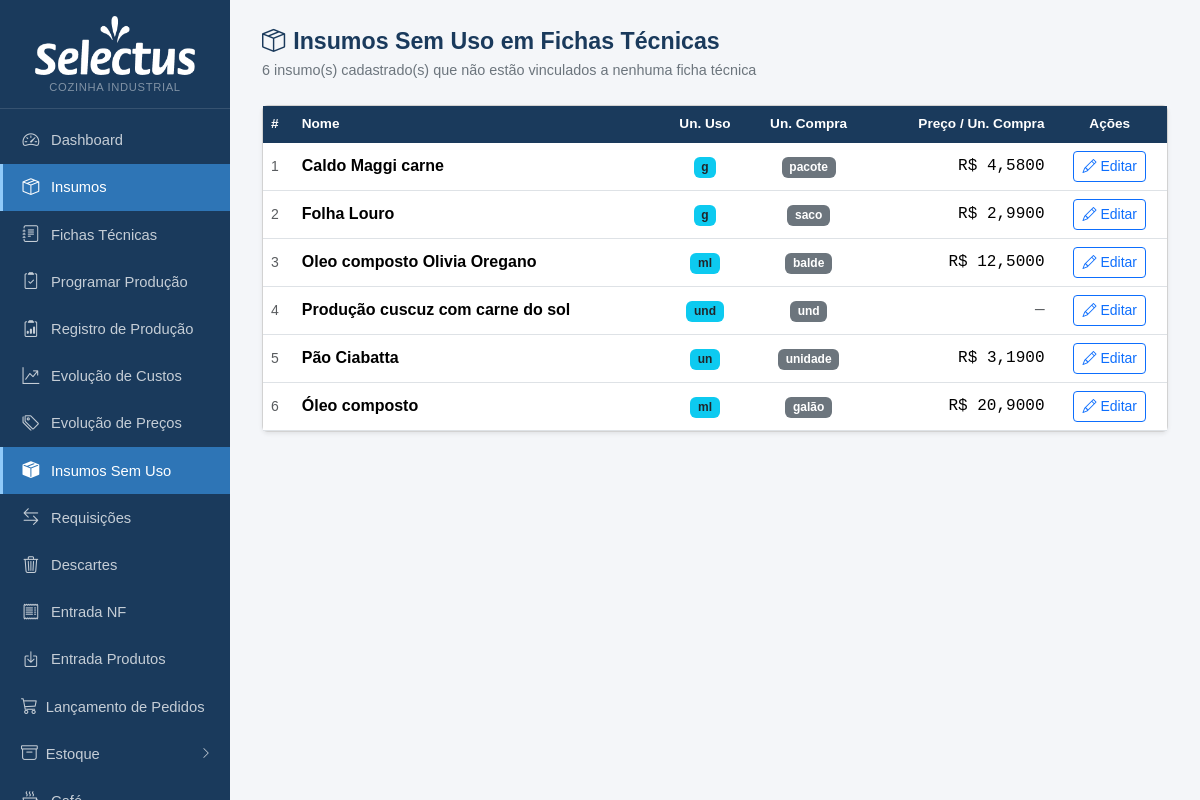
/insumos/sem-uso, run on an earlier commit of the app's database.
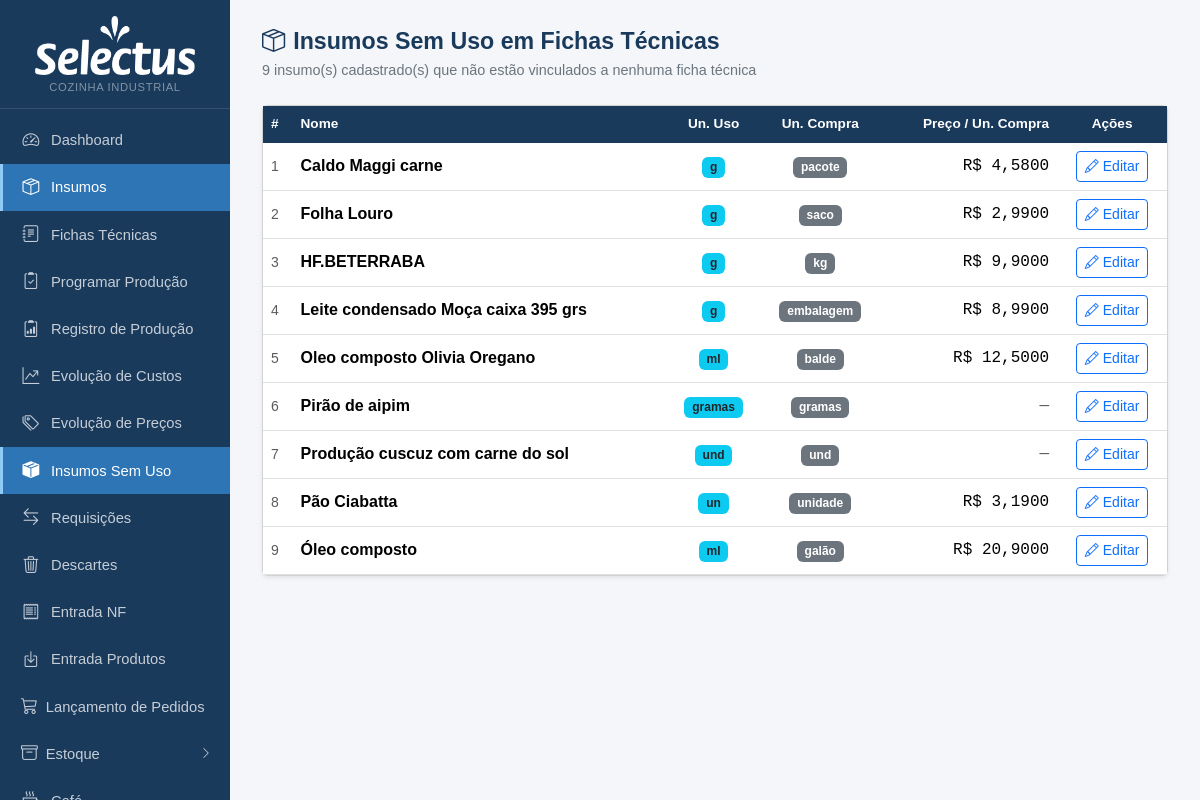
And on a later commit of the database.
### tables this page shows
CREATE TABLE insumos (
            id INTEGER PRIMARY KEY AUTOINCREMENT,
            nome TEXT NOT NULL,
            unidade_compra TEXT NOT NULL,
            preco_compra REAL,
            unidade_uso TEXT NOT NULL,
            fator_conversao REAL NOT NULL DEFAULT 1
        , qtd_por_embalagem REAL, unid_embalagem TEXT, produto_vinculado_id INTEGER, estoque_atual REAL DEFAULT 0, estoque_minimo REAL DEFAULT 0, status_revisao_custo TEXT DEFAULT 'nao_revisado', data_revisao_custo TEXT, fornecedor TEXT, aproveitamento REAL NOT NULL DEFAULT 100, status_revisao_nome TEXT DEFAULT 'nao_revisado', observacao TEXT, estoque_central REAL DEFAULT 0, status_revisao_fp TEXT DEFAULT "nao_revisado", categoria TEXT, ep_fornecedor_id INTEGER REFERENCES ep_fornecedores(id), cat1 TEXT);

### app.py (the view)
@app.route('/insumos/sem-uso')
def insumos_sem_uso():
    db = get_db()
    rows = db.execute('''
        SELECT i.* FROM insumos i
        WHERE i.id NOT IN (SELECT DISTINCT insumo_id FROM ficha_tecnica)
        ORDER BY i.nome
    ''').fetchall()
    db.close()
    return render_template('insumos_sem_uso.html', insumos=rows)

### app.py (called while the page is built)
def get_db():
    c = sqlite3.connect(DB)
    c.row_factory = sqlite3.Row
    c.execute("PRAGMA foreign_keys = ON")
    return c

def count_alertas():
    try:
        db = get_db()
        n = db.execute('''SELECT COUNT(*) FROM insumos
                          WHERE estoque_minimo > 0 AND COALESCE(estoque_atual,0) < estoque_minimo''').fetchone()[0]
        db.close()
        return n
    except:
        return 0

@app.context_processor
def inject_alertas():
    try:
        db = get_db()
        n_ped = db.execute("SELECT COUNT(*) FROM pedidos WHERE status='aberto'").fetchone()[0]
        db.close()
    except Exception:
        n_ped = 0
    return dict(n_alertas=count_alertas(), n_pedidos_abertos=n_ped)

### financeiro.py (called while the page is built)
@bp.app_context_processor
def _ctx():
    try:
        u = _user() if request.endpoint and request.endpoint.startswith('fin.') else None
    except Exception:
        u = None
    return dict(fin_user=u, fin_pode=lambda p: _pode(u, p))

### templates/insumos_sem_uso.html (shortened to what this page needs)
{% extends "base.html" %}
{% block content %}
<div class="page-header">
  <h1><i class="bi bi-box-seam me-2"></i>Insumos Sem Uso em Fichas Técnicas</h1>
  <p>{{ insumos|length }} insumo(s) cadastrado(s) que não estão vinculados a nenhuma ficha técnica</p>
</div>
{% if not insumos %}
<div class="text-center py-5 text-muted">
  <i class="bi bi-check-circle" style="font-size:2.5rem;color:#198754"></i>
  <p class="mt-2 fw-semibold">Todos os insumos estão sendo utilizados em pelo menos uma ficha técnica.</p>
</div>
{% else %}
<div class="card shadow-sm">
  <div class="card-body p-0">
    <table class="table table-hover mb-0 align-middle">
      <thead>
        <tr>
          <th>#</th>
          <th>Nome</th>
          <th class="text-center">Un. Uso</th>
          <th class="text-center">Un. Compra</th>
          <th class="text-end">Preço / Un. Compra</th>
          <th class="text-center">Ações</th>
        </tr>
      </thead>
      <tbody>
        {% for ins in insumos %}
        <tr>
          <td class="text-muted small">{{ loop.index }}</td>
          <td class="fw-semibold">{{ ins.nome }}</td>
          <td class="text-center"><span class="badge bg-info text-dark">{{ ins.unidade_uso }}</span></td>
          <td class="text-center"><span class="badge bg-secondary">{{ ins.unidade_compra }}</span></td>
          <td class="text-end font-monospace">
            {% if ins.preco_compra %}
              R$ {{ '%.4f'|format(ins.preco_compra)|replace('.',',') }}
            {% else %}
              <span class="text-muted">—</span>
            {% endif %}
          </td>
          <td class="text-center">
            <a href="{{ url_for('insumo_editar', id=ins.id) }}" class="btn btn-sm btn-outline-primary">
              <i class="bi bi-pencil me-1"></i>Editar
            </a>
          </td>
        </tr>
        {% endfor %}
      </tbody>
    </table>
  </div>
</div>
{% endif %}
{% endblock %}

### templates/base.html (shortened to what this page needs)
<!DOCTYPE html>
<html lang="pt-BR">
<head>
  <link href="https://cdn.jsdelivr.net/npm/bootstrap@5.3.3/dist/css/bootstrap.min.css" rel="stylesheet">
  <link href="https://cdn.jsdelivr.net/npm/bootstrap-icons@1.11.3/font/bootstrap-icons.min.css" rel="stylesheet">
</head>
<body>
<div id="sidebar">
  <div class="brand text-center" style="padding:16px 12px 12px">
    <img src="{{ url_for('static', filename='logo.png') }}" alt="Mercado Selectus"
         style="max-width:160px;width:100%;filter:brightness(0) invert(1)">
    <span style="font-size:.7rem;color:rgba(255,255,255,.45);display:block;margin-top:4px;letter-spacing:.06em;text-transform:uppercase">Cozinha Industrial</span>
  </div>
  <nav class="mt-2">
    <a href="{{ url_for('index') }}" class="{{ 'active' if request.endpoint == 'index' }}">
      <i class="bi bi-speedometer2"></i> Dashboard
    </a>
    <a href="{{ url_for('insumos_lista') }}" class="{{ 'active' if 'insumo' in request.endpoint }}">
      <i class="bi bi-box-seam"></i> Insumos
    </a>
    <a href="{{ url_for('fichas_lista') }}" class="{{ 'active' if 'ficha' in request.endpoint }}">
      <i class="bi bi-journal-text"></i> Fichas Técnicas
    </a>
    <a href="{{ url_for('producao') }}" class="{{ 'active' if request.endpoint == 'producao' }}">
      <i class="bi bi-clipboard2-check"></i> Programar Produção
    </a>
    <a href="{{ url_for('registro_lista') }}" class="{{ 'active' if 'registro' in request.endpoint }}">
      <i class="bi bi-clipboard2-data"></i> Registro de Produção
    </a>
    <a href="{{ url_for('fichas_evolucao_custos') }}" class="{{ 'active' if request.endpoint == 'fichas_evolucao_custos' }}">
      <i class="bi bi-graph-up-arrow"></i> Evolução de Custos
    </a>
    <a href="{{ url_for('insumos_evolucao_precos') }}" class="{{ 'active' if request.endpoint == 'insumos_evolucao_precos' }}">
      <i class="bi bi-tags"></i> Evolução de Preços
    </a>
    <a href="{{ url_for('insumos_sem_uso') }}" class="{{ 'active' if request.endpoint == 'insumos_sem_uso' }}">
      <i class="bi bi-box-seam-fill"></i> Insumos Sem Uso
    </a>
    <a href="{{ url_for('requisicoes_lista') }}" class="{{ 'active' if 'requisicao' in request.endpoint }}">
      <i class="bi bi-arrow-left-right"></i> Requisições
    </a>
    <a href="{{ url_for('descartes_lista') }}" class="{{ 'active' if 'descarte' in request.endpoint }}">
      <i class="bi bi-trash3"></i> Descartes
    </a>
    <a href="{{ url_for('nf_lista') }}" class="{{ 'active' if request.endpoint.startswith('nf') }}">
      <i class="bi bi-receipt"></i> Entrada NF
    </a>
    <a href="{{ url_for('ep_lista') }}" class="{{ 'active' if 'ep_' in request.endpoint }}">
      <i class="bi bi-box-arrow-in-down"></i> Entrada Produtos
    </a>
    <a href="{{ url_for('pedidos_lista') }}" class="{{ 'active' if 'pedidos' in request.endpoint }}" style="justify-content:space-between">
      <span><i class="bi bi-cart3 me-2"></i>Lançamento de Pedidos</span>
    </a>
    {% set estoque_open = request.endpoint in ('alertas', 'estoque_pdv', 'estoque_consolidado', 'estoque_semana', 'estoque_reposicao') %}
    {% set revenda_open = request.endpoint in ('estoque_pdv', 'estoque_consolidado', 'estoque_semana', 'estoque_reposicao') %}
    <button class="sidebar-group-toggle d-flex align-items-center justify-content-between w-100"
            type="button"
            data-bs-toggle="collapse" data-bs-target="#sub-estoque"
            aria-expanded="{{ 'true' if estoque_open else 'false' }}">
      <span><i class="bi bi-archive me-2"></i>Estoque</span>
      <i class="bi bi-chevron-{{ 'down' if estoque_open else 'right' }}" style="font-size:.75rem"></i>
    </button>
    <a href="{{ url_for('cafe_lista') }}" class="{{ 'active' if 'cafe' in request.endpoint }}">
      <i class="bi bi-cup-hot"></i> Café
    </a>
    {% set fin_open = request.endpoint and request.endpoint.startswith('fin.') %}
      {% set ep = request.endpoint or '' %}
  </nav>
</div>
<div id="main">
  {% block content %}{% endblock %}
</div>
</body>
</html>

What changed in the data, as far as the page shows it:
now on this page (row edited): insumos: nome "HF.BETERRABA", unidade_uso "g", unidade_compra "kg", preco_compra "9,9000"
added insumos: nome "Leite condensado Moça caixa 395 grs", unidade_uso "g", unidade_compra "embalagem", preco_compra "8,9900"
added insumos: nome "Pirão de aipim", unidade_uso "gramas", unidade_compra "gramas"
Also different on the page:
{{ insumos|length }}: "6" → "9"
